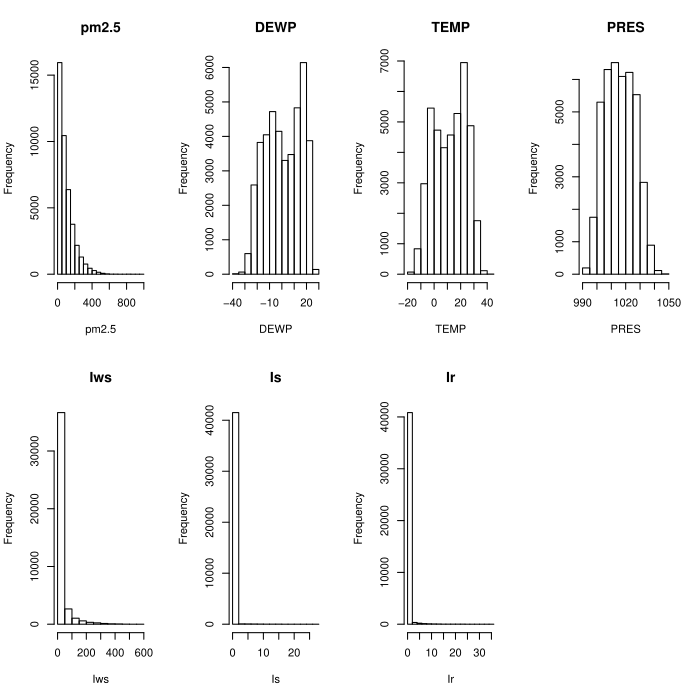

Here is the R script that generated this plot:

df <- read.table("data.csv",header = 1,sep = ",")
df <- df[complete.cases(df),]
df <- df[,c(6:9,11:13)]
par(mfrow=c(2,4))
for(i in 1:ncol(df)){
  hist(df[,i],xlab=colnames(df[i]),main=colnames(df[i]))
}
